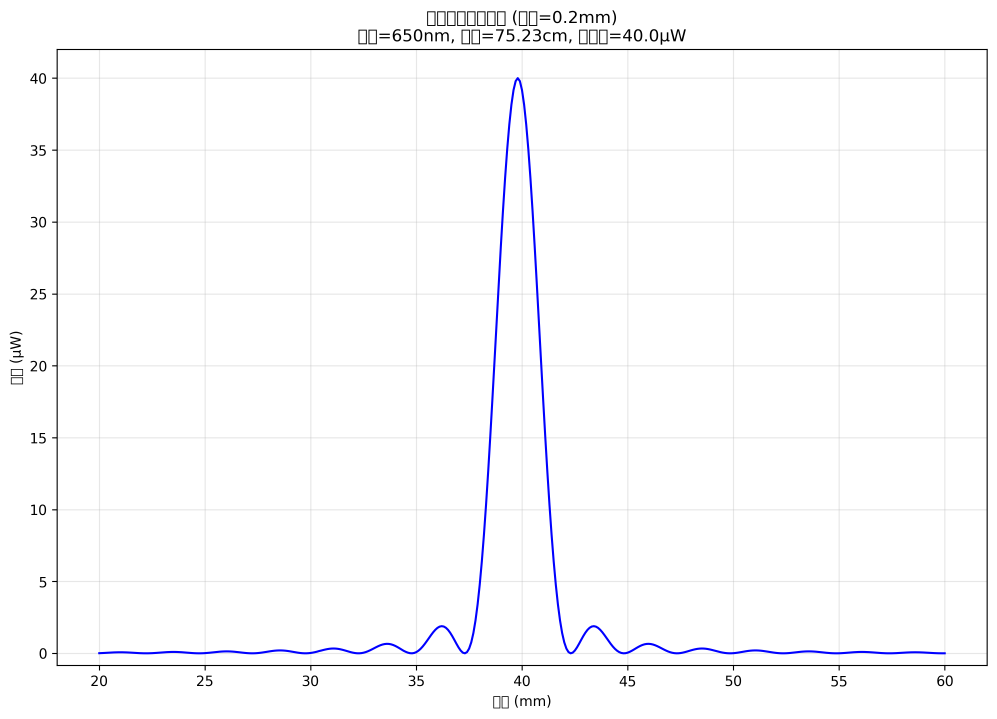
#> input picture dataset/normal/007.png, 2990 x 2156 px (shown at 1/3 size); its folder holds 4 pictures in this run
$ python train.py
#> lines starting #> are read from the running program, lines starting #| are printed output that depends on the picture
from sklearn.ensemble import RandomForestClassifier
from sklearn.model_selection import train_test_split
import joblib
import numpy as np
from PIL import Image
import os
import glob

IMG_SIZE = (224, 224)

def img2vec(path):
#> called with path = 'dataset/normal/007.png'
    img = Image.open(path).convert('RGB').resize(IMG_SIZE)
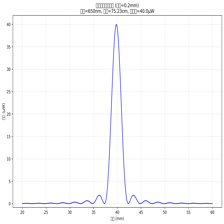
#> img: PIL image 224x224 RGB; mean R, G, B 250.5, 250.5, 252
    return np.array(img).ravel()

# 读取正常和异常图像
normal_images = [img2vec(p) for p in glob.glob('dataset/normal/*.png')]
#> call 2 of img2vec, with path = 'dataset/normal/009.png'
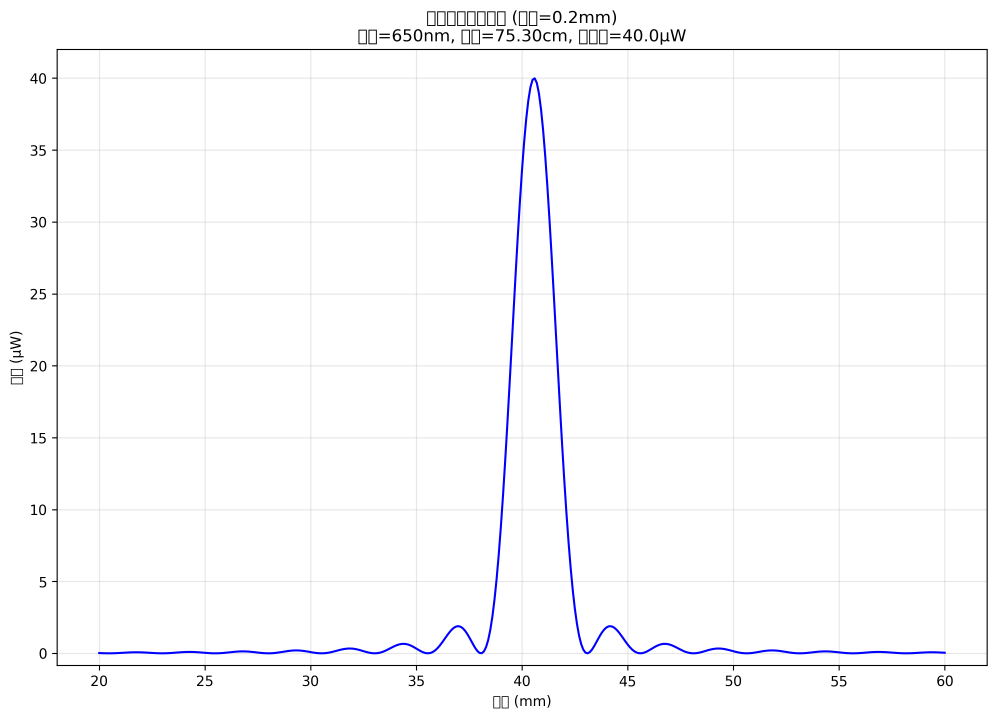
#> input picture dataset/normal/009.png, 2990 x 2156 px (shown at 1/3 size)
#> in img2vec (call 2), `img = Image.open(path).convert('RGB').resize(IMG_SIZE)`:
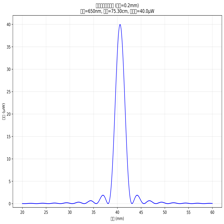
#> img: PIL image 224x224 RGB; mean R, G, B 250.5, 250.5, 252
#> call 3 of img2vec, with path = 'dataset/normal/010.png'
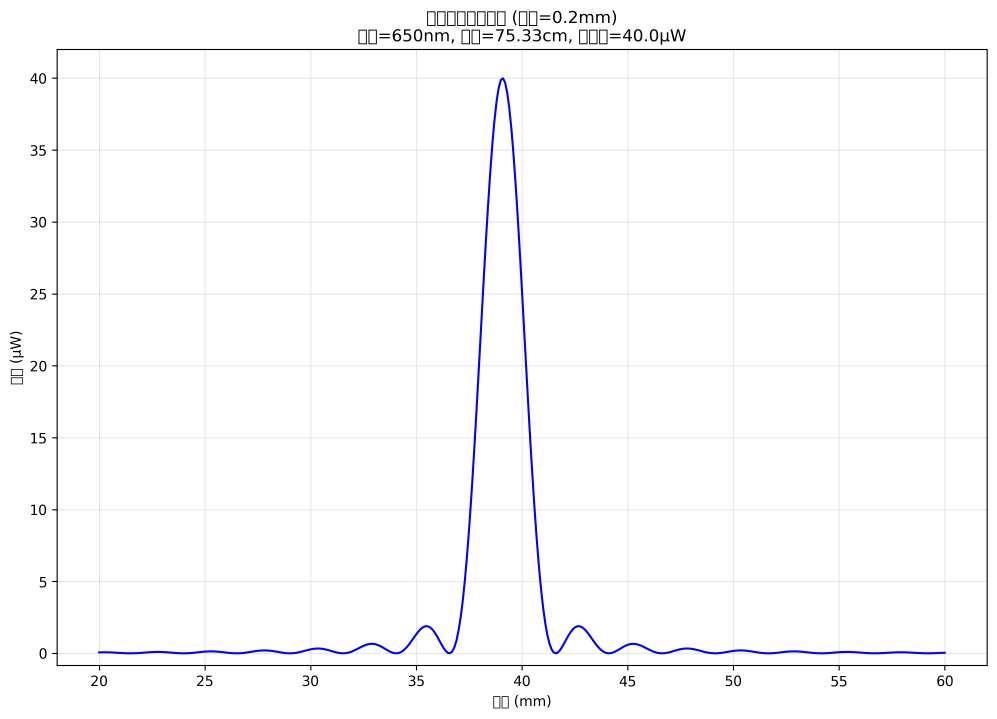
#> input picture dataset/normal/010.png, 2990 x 2156 px (shown at 1/3 size)
#> in img2vec (call 3), `img = Image.open(path).convert('RGB').resize(IMG_SIZE)`:
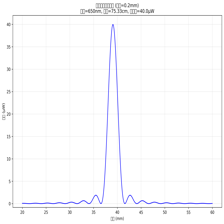
#> img: PIL image 224x224 RGB; mean R, G, B 250.5, 250.5, 252
#> call 4 of img2vec, with path = 'dataset/normal/011.png'
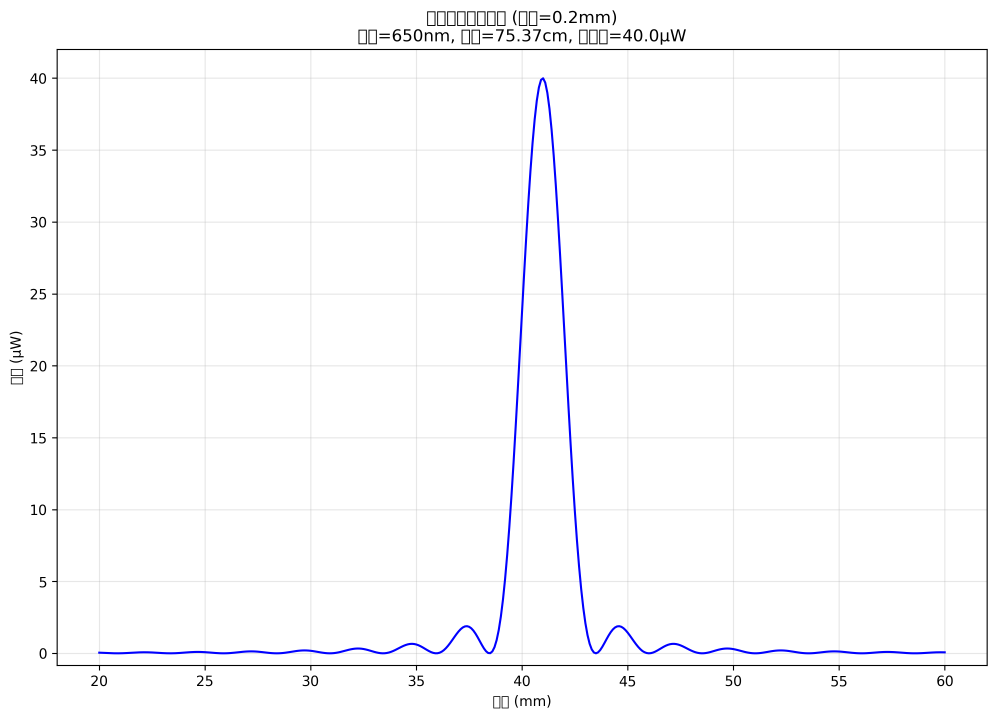
#> input picture dataset/normal/011.png, 2990 x 2156 px (shown at 1/3 size)
#> in img2vec (call 4), `img = Image.open(path).convert('RGB').resize(IMG_SIZE)`:
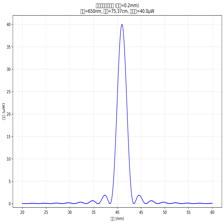
#> img: PIL image 224x224 RGB; mean R, G, B 250.5, 250.5, 252
#> normal_images = 4 items
abnormal_images = [img2vec(p) for p in glob.glob('dataset/abnormal/*.png')]

# 准备数据集
X = np.array(normal_images + abnormal_images)
y = np.array([0] * len(normal_images) + [1] * len(abnormal_images))  # 0=正常, 1=异常
#> y = [0, 0, 0, 0]

# 训练二分类模型
model = RandomForestClassifier(n_estimators=100, random_state=42)
model.fit(X, y)

# 保存模型
joblib.dump(model, 'slit_twoclass.h5')
print("✅ 二分类模型训练完成")
